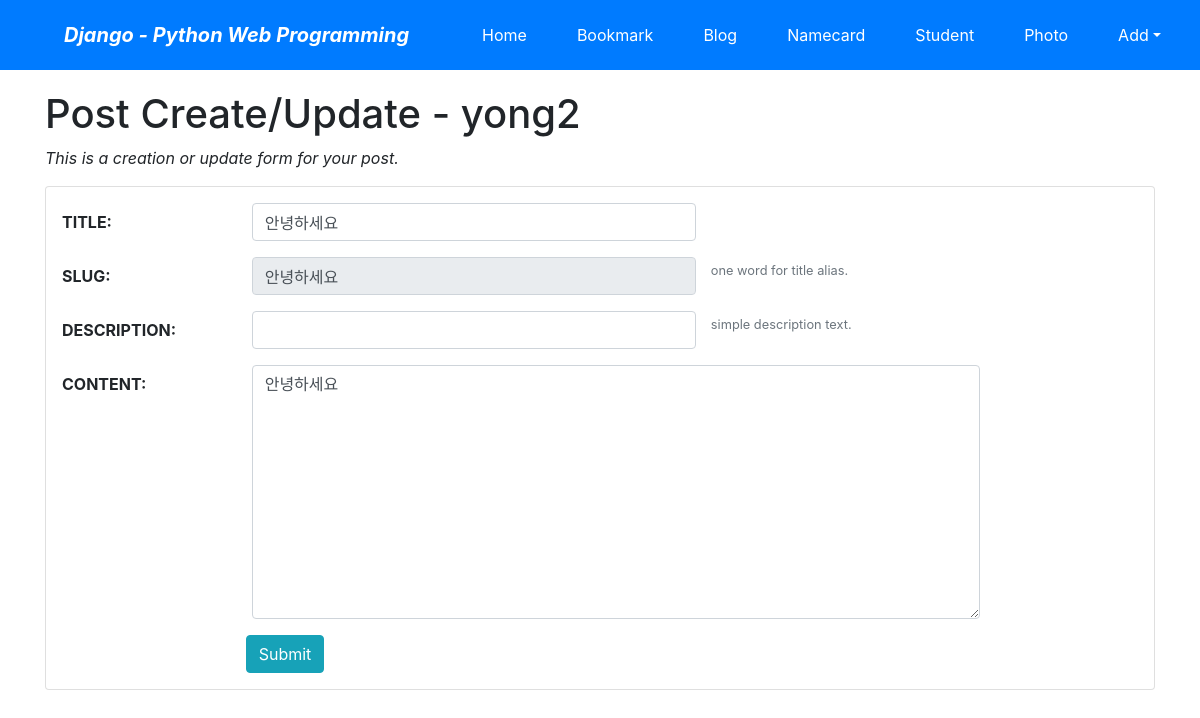
Screenshot of /blog/8/update/ (signed in) with the database file from the repository.
### blog/models.py (models this page shows, shortened)
class Post(models.Model):
    title = models.CharField(verbose_name='TITLE', max_length=50)
    slug = models.SlugField('SLUG', unique=True, allow_unicode=True, help_text='one word for title alias.')
    description = models.CharField('DESCRIPTION', max_length=100, blank=True, help_text='simple description text.')
    content = models.TextField('CONTENT')
    create_dt = models.DateTimeField('CREATE DATE', auto_now_add=True)
    modify_dt = models.DateTimeField('MODIFY DATE', auto_now=True)
    owner = models.ForeignKey(User,on_delete=models.CASCADE,verbose_name='OWNER',blank=True,null=True) # 추가
    class Meta:
        verbose_name = 'post'
        verbose_name_plural = 'posts'
        db_table = 'blog_posts'
        ordering = ('-modify_dt',)

### blog/views.py (the view)
class PostUpdateView(OwnerOnlyMixin, UpdateView):
    model = Post
    fields = ['title', 'slug', 'description', 'content',]
    success_url = reverse_lazy('blog:index')

### mysite/views.py (called while the page is built)
    def get(self, request, *args, **kwargs):
        self.object = self.get_object()
        if self.request.user != self.object.owner:
            self.handle_no_permission()
        return super().get(request, *args, **kwargs)

### blog/templates/blog/post_form.html (shortened to what this page needs)
{% extends "base.html" %}
{% load widget_tweaks %}
{% block content %}
    <h1>Post Create/Update - {{user}}</h1>
    <p class="font-italic">This is a creation or update form for your post.</p>
    <form action="." method="post" class="card pt-3">{% csrf_token %}
        <div class="form-group row">
            {{ form.title|add_label_class:"col-form-label col-sm-2 ml-3 font-weight-bold" }}
            <div class="col-sm-5">
                {{ form.title|add_class:"form-control"|attr:"autofocus" }}
            </div>
        </div>
        <div class="form-group row">
            {{ form.slug|add_label_class:"col-form-label col-sm-2 ml-3 font-weight-bold" }}
            <div class="col-sm-5">
                {{ form.slug|add_class:"form-control"|attr:"readonly" }}
            </div>
            <small class="form-text text-muted">{{ form.slug.help_text }}</small>
        </div>
        <div class="form-group row">
            {{ form.description|add_label_class:"col-form-label col-sm-2 ml-3 font-weight-bold" }}
            <div class="col-sm-5">
                {{ form.description|add_class:"form-control" }}
            </div>
            <small class="form-text text-muted">{{ form.description.help_text }}</small>
        </div>
        <div class="form-group row">
            {{ form.content|add_label_class:"col-form-label col-sm-2 ml-3 font-weight-bold" }}
            <div class="col-sm-8">
                {{ form.content|add_class:"form-control" }}
            </div>
        </div>
        <div class="form-group">
            <div class="offset-sm-2 col-sm-5">
                <input type="submit" value="Submit" class="btn btn-info"/>
            </div>
        </div>
    </form>
{% endblock %}

### rows the page displays
Post: title|add_label_class "TITLE:", title "안녕하세요", slug|add_label_class "SLUG:", slug "안녕하세요", description|add_label_class "DESCRIPTION:", content|add_label_class "CONTENT:", content "안녕하세요"

### other values shown
{{ user }} "yong2"
